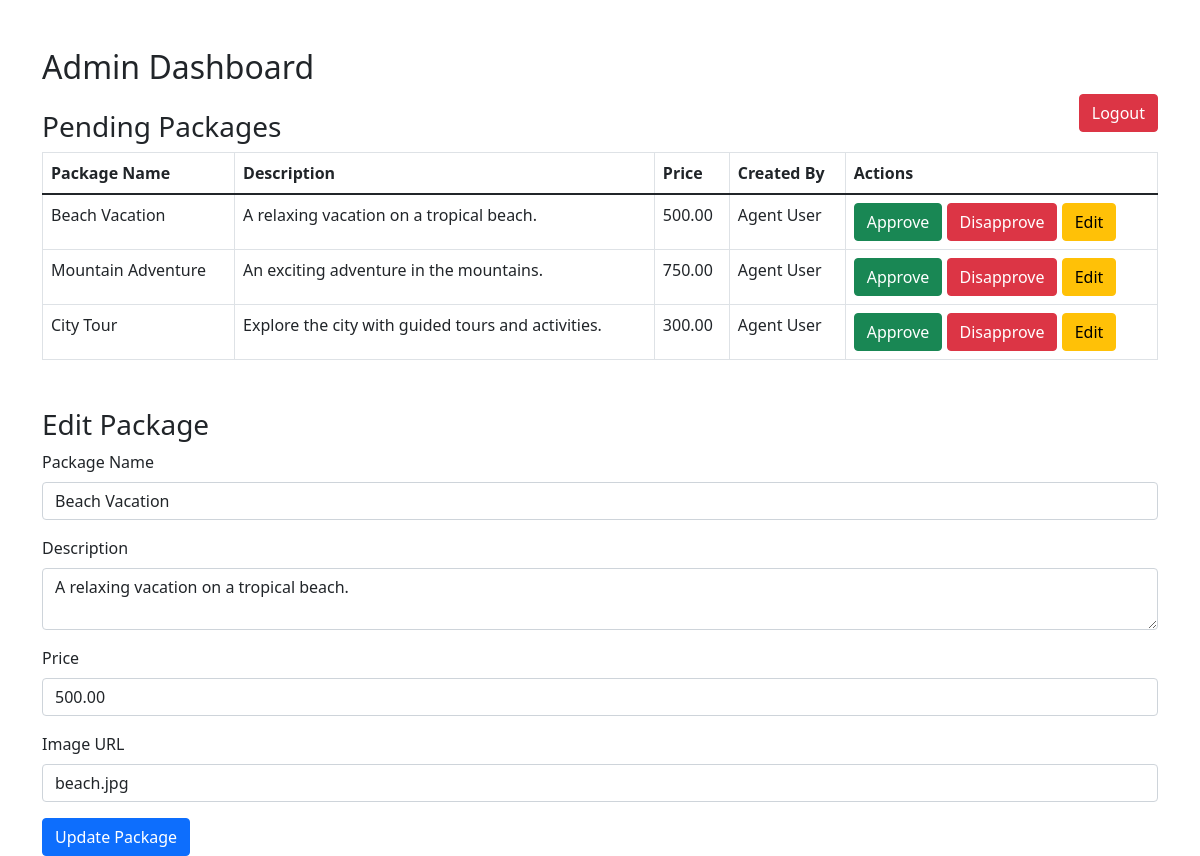
The page /dashboard/admin.php?edit_id=1 (signed in) on the database its author committed.
### tables this page shows
CREATE TABLE `packages` (
  `id` int(11) NOT NULL,
  `name` varchar(100) NOT NULL,
  `description` text NOT NULL,
  `price` decimal(10,2) NOT NULL,
  `image` varchar(255) DEFAULT NULL,
  `created_by` int(11) DEFAULT NULL,
  `status` enum('pending','approved','disapproved') DEFAULT 'pending',
  `created_at` timestamp NOT NULL DEFAULT current_timestamp()
);

CREATE TABLE `users` (
  `id` int(11) NOT NULL,
  `name` varchar(100) NOT NULL,
  `email` varchar(100) NOT NULL,
  `password` varchar(255) NOT NULL,
  `role` enum('admin','agent','traveler') NOT NULL,
  `created_at` timestamp NOT NULL DEFAULT current_timestamp()
);

### dashboard/admin.php (the view, shortened to what this page needs)
<?php
include('../config/dbcon.php');
$query = "SELECT packages.*, users.name AS agent_name FROM packages
          LEFT JOIN users ON packages.created_by = users.id WHERE packages.status = 'pending'";
$result = mysqli_query($conn, $query);
$packages = mysqli_fetch_all($result, MYSQLI_ASSOC);
?>
<!DOCTYPE html>
<html lang="en">
<head>
    <link href="https://cdn.jsdelivr.net/npm/bootstrap@5.1.3/dist/css/bootstrap.min.css" rel="stylesheet">
</head>
<body>
<div class="container mt-5">
    <h2>Admin Dashboard</h2>
    <a href="../config/logout.php" class="btn btn-danger float-end">Logout</a>
    <h3 class="mt-4">Pending Packages</h3>
    <table class="table table-bordered">
        <thead>
            <tr>
                <th>Package Name</th>
                <th>Description</th>
                <th>Price</th>
                <th>Created By</th>
                <th>Actions</th>
            </tr>
        </thead>
        <tbody>
            <?php foreach ($packages as $package): ?>
                <tr>
                    <td><?php echo htmlspecialchars($package['name']); ?></td>
                    <td><?php echo htmlspecialchars($package['description']); ?></td>
                    <td><?php echo htmlspecialchars($package['price']); ?></td>
                    <td><?php echo htmlspecialchars($package['agent_name']); ?></td>
                    <td>
                        <a href="admin.php?approve_id=<?php echo $package['id']; ?>" class="btn btn-success">Approve</a>
                        <a href="admin.php?disapprove_id=<?php echo $package['id']; ?>" class="btn btn-danger">Disapprove</a>
                        <a href="admin.php?edit_id=<?php echo $package['id']; ?>" class="btn btn-warning">Edit</a>
                    </td>
                </tr>
            <?php endforeach; ?>
        </tbody>
    </table>
    <?php
    if (isset($_GET['edit_id'])) {
        $edit_id = $_GET['edit_id'];
        $query = "SELECT * FROM packages WHERE id = '$edit_id'";
        $edit_result = mysqli_query($conn, $query);
        $edit_package = mysqli_fetch_assoc($edit_result);
        if ($edit_package): ?>
            <h3 class="mt-5">Edit Package</h3>
            <form method="POST">
                <div class="mb-3">
                    <label for="name" class="form-label">Package Name</label>
                    <input type="text" class="form-control" id="name" name="name" value="<?php echo htmlspecialchars($edit_package['name']); ?>" required>
                </div>
                <div class="mb-3">
                    <label for="description" class="form-label">Description</label>
                    <textarea class="form-control" id="description" name="description" required><?php echo htmlspecialchars($edit_package['description']); ?></textarea>
                </div>
                <div class="mb-3">
                    <label for="price" class="form-label">Price</label>
                    <input type="number" class="form-control" id="price" name="price" value="<?php echo htmlspecialchars($edit_package['price']); ?>" required>
                </div>
                <div class="mb-3">
                    <label for="image" class="form-label">Image URL</label>
                    <input type="text" class="form-control" id="image" name="image" value="<?php echo htmlspecialchars($edit_package['image']); ?>">
                </div>
                <button type="submit" name="edit_package" class="btn btn-primary">Update Package</button>
            </form>
        <?php endif;
    }
    ?>
</div>
</body>
</html>

### rows shown on the page
packages: name "Beach Vacation", description "A relaxing vacation on a tropical beach.", price "500.00", created_by.name "Agent User", image "beach.jpg"
packages: name "Mountain Adventure", description "An exciting adventure in the mountains.", price "750.00", created_by.name "Agent User"
packages: name "City Tour", description "Explore the city with guided tours and activities.", price "300.00", created_by.name "Agent User"
